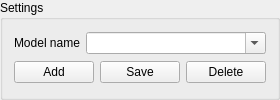
         <widget class="QGroupBox" name="groupBox_3">
          <property name="sizePolicy">
           <sizepolicy hsizetype="Preferred" vsizetype="Preferred">
            <horstretch>2</horstretch>
            <verstretch>0</verstretch>
           </sizepolicy>
          </property>
          <property name="title">
           <string>Settings</string>
          </property>
          <layout class="QGridLayout" name="gridLayout_5">
           <item row="1" column="1">
            <widget class="QPushButton" name="but_save_teaching">
             <property name="sizePolicy">
              <sizepolicy hsizetype="Expanding" vsizetype="Fixed">
               <horstretch>0</horstretch>
               <verstretch>0</verstretch>
              </sizepolicy>
             </property>
             <property name="text">
              <string>Save</string>
             </property>
            </widget>
           </item>
           <item row="1" column="2">
            <widget class="QPushButton" name="but_del">
             <property name="sizePolicy">
              <sizepolicy hsizetype="Expanding" vsizetype="Fixed">
               <horstretch>0</horstretch>
               <verstretch>0</verstretch>
              </sizepolicy>
             </property>
             <property name="text">
              <string>Delete</string>
             </property>
            </widget>
           </item>
           <item row="1" column="0">
            <widget class="QPushButton" name="but_add">
             <property name="sizePolicy">
              <sizepolicy hsizetype="Expanding" vsizetype="Fixed">
               <horstretch>0</horstretch>
               <verstretch>0</verstretch>
              </sizepolicy>
             </property>
             <property name="text">
              <string>Add</string>
             </property>
            </widget>
           </item>
           <item row="0" column="0" colspan="3">
            <layout class="QHBoxLayout" name="horizontalLayout">
             <item>
              <widget class="QLabel" name="label_43">
               <property name="sizePolicy">
                <sizepolicy hsizetype="Expanding" vsizetype="Preferred">
                 <horstretch>0</horstretch>
                 <verstretch>0</verstretch>
                </sizepolicy>
               </property>
               <property name="text">
                <string>Model name</string>
               </property>
              </widget>
             </item>
             <item>
              <widget class="QComboBox" name="combo_box_model_name_teaching">
               <property name="sizePolicy">
                <sizepolicy hsizetype="Expanding" vsizetype="Fixed">
                 <horstretch>5</horstretch>
                 <verstretch>0</verstretch>
                </sizepolicy>
               </property>
               <property name="editable">
                <bool>true</bool>
               </property>
               <property name="maxVisibleItems">
                <number>1000</number>
               </property>
              </widget>
             </item>
            </layout>
           </item>
          </layout>
         </widget>
